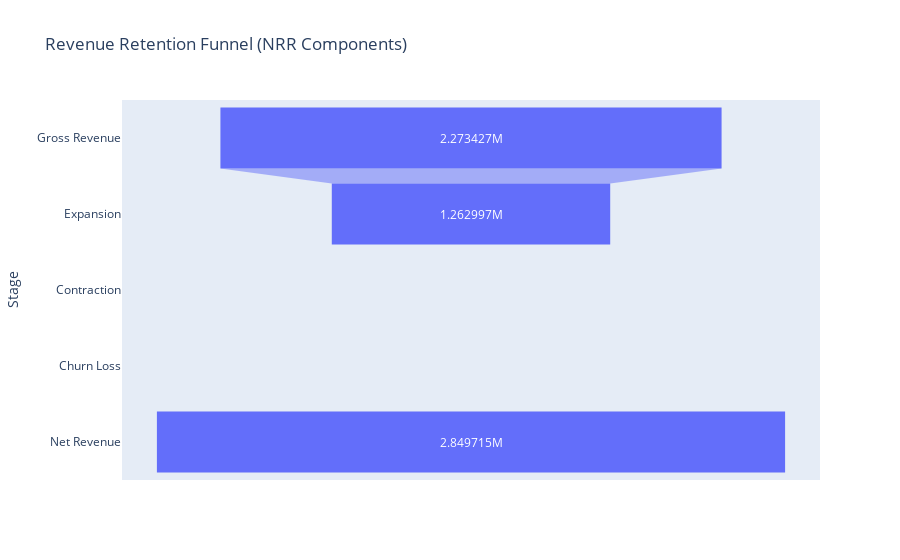

The cell this chart's notebook holds for it:
### Code cell
gross_revenue = mrr_ts.iloc[-1]
expansion = 1262997
contraction = 459366
churn_loss = gross_revenue * 0.10  # approx example if 10% churned revenue

net_revenue = gross_revenue + expansion - contraction - churn_loss

funnel = pd.DataFrame({
    "Stage": ["Gross Revenue", "Expansion", "Contraction", "Churn Loss", "Net Revenue"],
    "Value": [gross_revenue, expansion, -contraction, -churn_loss, net_revenue]
})

fig = px.funnel(
    funnel,
    x="Value",
    y="Stage",
    title="Revenue Retention Funnel (NRR Components)",
)
fig.update_layout(xaxis_tickformat="$,.0f")
fig.show()

### Figure 1 — Plotly figure (JSON) as saved in the notebook; plotly's stock layout.template omitted (floating-point values rounded to 4 significant figures)
{"data": [{"hovertemplate": "Value=%{x}<br>Stage=%{y}<extra></extra>", "legendgroup": "", "marker": {"color": "#636efa"}, "name": "", "orientation": "h", "showlegend": false, "type": "funnel", "x": [2273000.0, 1263000.0, -459400.0, -227300.0, 2850000.0], "xaxis": "x", "y": ["Gross Revenue", "Expansion", "Contraction", "Churn Loss", "Net Revenue"], "yaxis": "y"}], "layout": {"legend": {"tracegroupgap": 0}, "title": {"text": "Revenue Retention Funnel (NRR Components)"}, "xaxis": {"anchor": "y", "domain": [0, 1], "tickformat": "$,.0f", "title": {"text": "Value"}}, "yaxis": {"anchor": "x", "domain": [0, 1], "title": {"text": "Stage"}}}}
